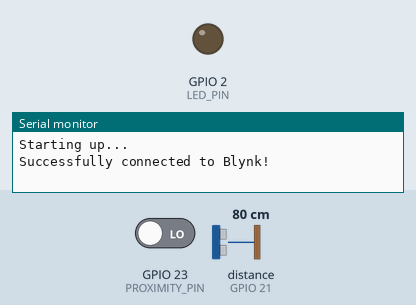
Bench run of a sketch on a simulated ESP32. Shown: output pins drawn as LEDs (lit = HIGH), the last lines printed to the serial monitor. Wiring (inferred from the names in the program): ultrasonic range finder: trigger GPIO 22; echo GPIO 21. The test bench sets the inputs (shaded band); at power-on: GPIO 23 (PROXIMITY_PIN) LOW, distance to the obstacle (sensor on GPIO 21) 80 cm. The echo pulse lasts 58.3 µs per cm; WiFi joins after 1.5 s; servers stay silent unless stated; pins used as bus, display or sensor lines are not drawn.

Above: at 3.0 s.
3.1 s: GPIO 23 (PROXIMITY_PIN) driven HIGH
At 3.25 s:
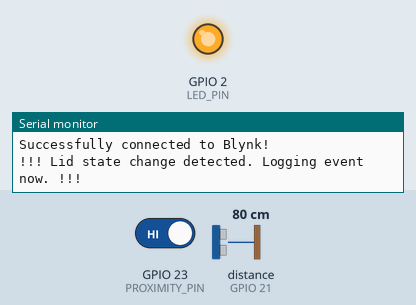
4.9 s: GPIO 23 (PROXIMITY_PIN) driven LOW
At 6.2 s:
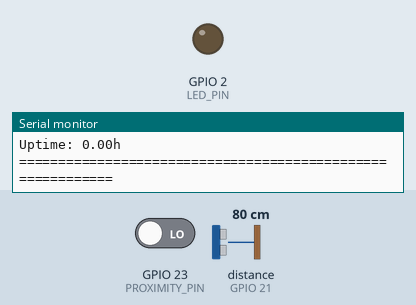
Timing chart, 0 to 7.9 s (numbered marks = the images above; inputs shaded):
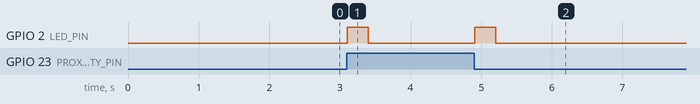

Measured:
- after the input at 3.1 s, GPIO 2 (LED_PIN): LOW → HIGH at once, → LOW 0.30 s later
- after the input at 4.9 s, GPIO 2 (LED_PIN): LOW → HIGH at once, → LOW 0.30 s later

The sketch:

Arduino_IoT_Trashcan.ino
```cpp
#define BLYNK_TEMPLATE_ID           "TEMPLATE ID"
#define BLYNK_TEMPLATE_NAME         "TEMPLATE NAME"
#define BLYNK_AUTH_TOKEN            "AUTH TOKEN"
#define BLYNK_PRINT Serial

#include <WiFi.h>
#include <WiFiClientSecure.h>
#include <BlynkSimpleEsp32.h>

#define TRIG_PIN 22
#define ECHO_PIN 21
#define PROXIMITY_PIN 23
#define LED_PIN 2
#define TRASH_CAN_DEPTH_CM 17.0

// WiFi Credentials
char ssid[] = "Wifi SSID";
char pass[] = "Wifi Password";

// Google App Script Variables
const char* GAS_HOST = "script.google.com";
const int HTTPS_PORT = 443;

const char* GAS_URL_PREFIX = "GAS URL PREFIX";

// Global Variables
int latestDistance = 0;
int latestLidState = 0;
float latestCpuTemp = 0.0;
float latestUptimeHour = 0.0;
int latestFullnessPercent = 0;
int previousLidState = 0;
int googleSheetTimerId;

BlynkTimer timer;
WiFiClientSecure client;

// --- SENSOR READ FUNCTIONS --
void readUltrasonicSensor() {
  if (latestLidState == HIGH) {
    return;
  }

  digitalWrite(TRIG_PIN, LOW);
  delayMicroseconds(2);
  digitalWrite(TRIG_PIN, HIGH);
  delayMicroseconds(10);
  digitalWrite(TRIG_PIN, LOW);

  long duration = pulseIn(ECHO_PIN, HIGH, 25000);
  latestDistance = duration * 0.0343 / 2;

  // --- Calculate Fullness Percentage ---
  if (latestDistance <= 0 || latestDistance > TRASH_CAN_DEPTH_CM) {
    latestFullnessPercent = 0;
  } else {
    latestFullnessPercent = 100.0 * (TRASH_CAN_DEPTH_CM - latestDistance) / TRASH_CAN_DEPTH_CM;
  }

  if (latestFullnessPercent < 0) latestFullnessPercent = 0;
  if (latestFullnessPercent > 100) latestFullnessPercent = 100;
}

void readProximitySensor() {
  latestLidState = digitalRead(PROXIMITY_PIN);
}

void readCpuTemp() {
  latestCpuTemp = temperatureRead();
}

void readUpTime() {
  latestUptimeHour = millis() / 3600000.0;
}

void readAllSensorData() {
  readProximitySensor();
  readUltrasonicSensor();
  readCpuTemp();
}

void printDataToSerial() {
  Serial.println("===========================================================");
  Serial.println("Distance: " + String(latestDistance) + "cm");
  Serial.println("Full: " + String(latestFullnessPercent) + "%");
  Serial.println("Lid: " + String((latestLidState == LOW) ? "CLOSED" : "OPEN"));
  Serial.println("Temp: " + String(latestCpuTemp, 1) + "C");
  Serial.println("Uptime: " + String(latestUptimeHour, 2) + "h");
  Serial.println("===========================================================");
  Serial.println();

}

void sendDataToBlynk() {
  Blynk.virtualWrite(V7, latestDistance);
  Blynk.virtualWrite(V8, latestLidState);
  Blynk.virtualWrite(V5, latestCpuTemp);
  Blynk.virtualWrite(V11, latestUptimeHour);
  Blynk.virtualWrite(V12, latestFullnessPercent);
}

void sendDataToGoogleSheet() {
  digitalWrite(LED_PIN, HIGH);

  client.setInsecure();

  if (!client.connect(GAS_HOST, HTTPS_PORT)) {
    Serial.println("GAS connection failed");
    digitalWrite(LED_PIN, LOW);
    return;
  }

  String lidStatusText = (latestLidState == LOW) ? "CLOSED" : "OPEN";

  String url = String(GAS_URL_PREFIX) + "?distance=" + String(latestDistance) +
               "&fullness=" + String(latestFullnessPercent) +
               "&lid_status=" + lidStatusText +
               "&cpu_temp=" + String(latestCpuTemp, 2);

  client.print(String("GET ") + url + " HTTP/1.1\r\n" +
               "Host: " + GAS_HOST + "\r\n" +
               "User-Agent: ESP32_TrashCan_Sensor\r\n" +
               "Connection: close\r\n\r\n");

  Serial.println("--> Sent data to Google Sheet");

  client.stop();
  delay(100);
  digitalWrite(LED_PIN, LOW);
}

void checkLidStateChange() {
  int currentLidState = digitalRead(PROXIMITY_PIN);

  if (currentLidState != previousLidState) {
    Serial.println("!!! Lid state change detected. Logging event now. !!!");

    latestLidState = currentLidState;

    readUltrasonicSensor();
    readCpuTemp();

    sendDataToGoogleSheet();
    timer.restartTimer(googleSheetTimerId);

    previousLidState = currentLidState;
  }
}

void setup() {
  Serial.begin(115200);
  Serial.println("Starting up...");

  Blynk.begin(BLYNK_AUTH_TOKEN, ssid, pass);

  if (Blynk.connected()) {
    Serial.println("Successfully connected to Blynk!");
  } else {
    Serial.println("Failed to connect to Blynk. Will continue without it.");
  }

  pinMode(TRIG_PIN, OUTPUT);
  pinMode(ECHO_PIN, INPUT);
  pinMode(PROXIMITY_PIN, INPUT);
  pinMode(LED_PIN, OUTPUT);
  digitalWrite(LED_PIN, LOW);

  previousLidState = digitalRead(PROXIMITY_PIN);

  // --- TIMER SETUP ---
  timer.setInterval(1000L, readAllSensorData);
  timer.setInterval(30000L, readUpTime);
  timer.setInterval(2000L, sendDataToBlynk);
  timer.setInterval(2100L, printDataToSerial);

  googleSheetTimerId = timer.setInterval(15000L, sendDataToGoogleSheet);
}

void loop() {
  Blynk.run();
  timer.run();
  checkLidStateChange();
}
```
